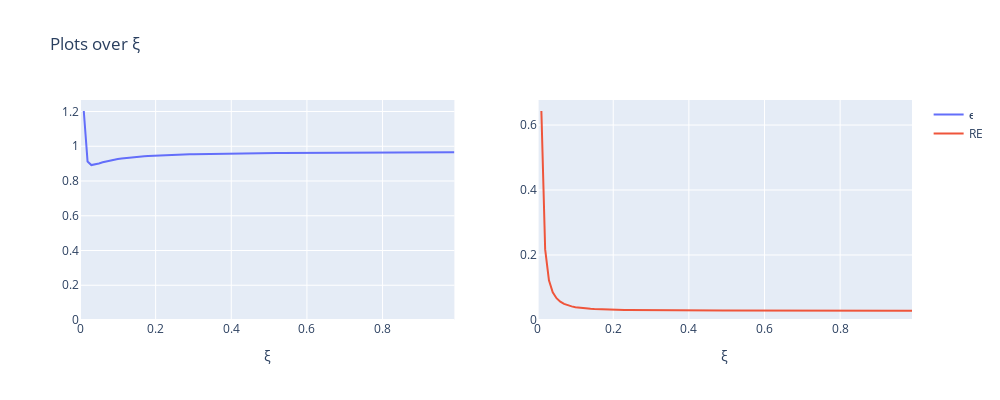

Notebook code cell kept with this figure:
### Code cell
# Plots for μ and RE
fig = make_subplots(rows=1, cols=2)
fig.add_trace(
    go.Scatter(x=ξ_grid, y=ϵs, name='ϵ'),
    row=1, col=1
)
fig.add_trace(
    go.Scatter(x=ξ_grid, y=REs, name='RE'),
    row=1, col=2
)
fig.update_layout(height=400, width=1000,title_text='Plots over ξ')
fig.update_xaxes(rangemode="tozero",title_text='ξ')
fig.update_yaxes(rangemode="tozero")
fig.show()
